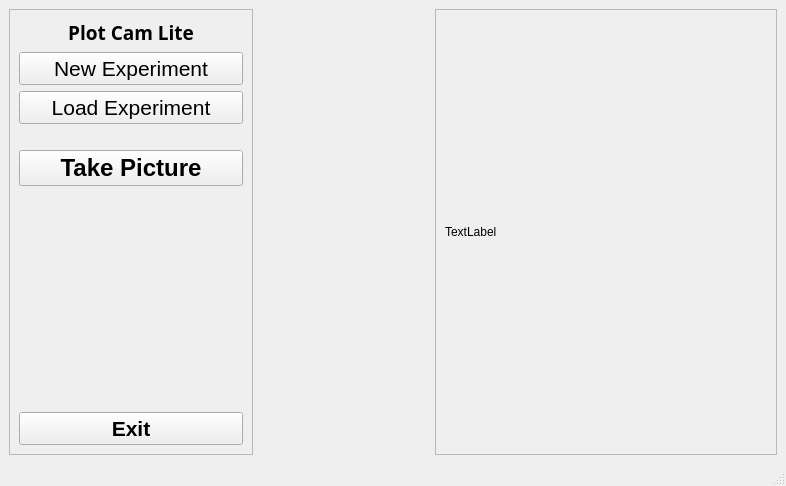
<?xml version="1.0" encoding="UTF-8"?>
<ui version="4.0">
 <class>MainWindow</class>
 <widget class="QMainWindow" name="MainWindow">
  <property name="geometry">
   <rect>
    <x>0</x>
    <y>0</y>
    <width>786</width>
    <height>486</height>
   </rect>
  </property>
  <property name="sizePolicy">
   <sizepolicy hsizetype="Fixed" vsizetype="Fixed">
    <horstretch>0</horstretch>
    <verstretch>0</verstretch>
   </sizepolicy>
  </property>
  <property name="windowTitle">
   <string>MainWindow</string>
  </property>
  <widget class="QWidget" name="centralwidget">
   <layout class="QVBoxLayout" name="verticalLayout_3">
    <item>
     <layout class="QGridLayout" name="gridLayout">
      <item row="0" column="0">
       <layout class="QHBoxLayout" name="horizontalLayout">
        <item>
         <widget class="QFrame" name="frame_2">
          <property name="sizePolicy">
           <sizepolicy hsizetype="Expanding" vsizetype="Preferred">
            <horstretch>0</horstretch>
            <verstretch>0</verstretch>
           </sizepolicy>
          </property>
          <property name="frameShape">
           <enum>QFrame::StyledPanel</enum>
          </property>
          <property name="frameShadow">
           <enum>QFrame::Sunken</enum>
          </property>
          <property name="lineWidth">
           <number>2</number>
          </property>
          <layout class="QVBoxLayout" name="verticalLayout_2">
           <item>
            <layout class="QVBoxLayout" name="verticalLayout">
             <item>
              <widget class="QLabel" name="label_2">
               <property name="sizePolicy">
                <sizepolicy hsizetype="Preferred" vsizetype="Fixed">
                 <horstretch>0</horstretch>
                 <verstretch>0</verstretch>
                </sizepolicy>
               </property>
               <property name="font">
                <font>
                 <family>Segoe UI Semibold</family>
                 <pointsize>14</pointsize>
                 <weight>75</weight>
                 <bold>true</bold>
                </font>
               </property>
               <property name="cursor">
                <cursorShape>SizeHorCursor</cursorShape>
               </property>
               <property name="text">
                <string>Plot Cam Lite</string>
               </property>
               <property name="alignment">
                <set>Qt::AlignCenter</set>
               </property>
              </widget>
             </item>
             <item>
              <widget class="QPushButton" name="new_file_button">
               <property name="font">
                <font>
                 <pointsize>16</pointsize>
                </font>
               </property>
               <property name="text">
                <string>New Experiment</string>
               </property>
              </widget>
             </item>
             <item>
              <widget class="QPushButton" name="load_experiment_button">
               <property name="font">
                <font>
                 <pointsize>16</pointsize>
                </font>
               </property>
               <property name="text">
                <string>Load Experiment</string>
               </property>
              </widget>
             </item>
             <item>
              <widget class="QLabel" name="file_name_label">
               <property name="sizePolicy">
                <sizepolicy hsizetype="Preferred" vsizetype="Fixed">
                 <horstretch>0</horstretch>
                 <verstretch>0</verstretch>
                </sizepolicy>
               </property>
               <property name="text">
                <string/>
               </property>
              </widget>
             </item>
             <item>
              <widget class="QPushButton" name="take_picture_button">
               <property name="font">
                <font>
                 <pointsize>18</pointsize>
                 <weight>75</weight>
                 <bold>true</bold>
                </font>
               </property>
               <property name="text">
                <string>Take Picture</string>
               </property>
              </widget>
             </item>
             <item>
              <widget class="QLabel" name="plot_number_label">
               <property name="sizePolicy">
                <sizepolicy hsizetype="Preferred" vsizetype="Fixed">
                 <horstretch>0</horstretch>
                 <verstretch>0</verstretch>
                </sizepolicy>
               </property>
               <property name="text">
                <string/>
               </property>
              </widget>
             </item>
             <item>
              <widget class="QLabel" name="camera_level_label">
               <property name="sizePolicy">
                <sizepolicy hsizetype="Preferred" vsizetype="Fixed">
                 <horstretch>0</horstretch>
                 <verstretch>0</verstretch>
                </sizepolicy>
               </property>
               <property name="font">
                <font>
                 <pointsize>16</pointsize>
                </font>
               </property>
               <property name="text">
                <string/>
               </property>
              </widget>
             </item>
             <item>
              <widget class="QWidget" name="target_widget" native="true"/>
             </item>
             <item>
              <widget class="QPushButton" name="exit_button">
               <property name="font">
                <font>
                 <pointsize>16</pointsize>
                 <weight>75</weight>
                 <bold>true</bold>
                </font>
               </property>
               <property name="text">
                <string>Exit</string>
               </property>
              </widget>
             </item>
            </layout>
           </item>
          </layout>
         </widget>
        </item>
        <item>
         <spacer name="horizontalSpacer">
          <property name="orientation">
           <enum>Qt::Horizontal</enum>
          </property>
          <property name="sizeType">
           <enum>QSizePolicy::Minimum</enum>
          </property>
          <property name="sizeHint" stdset="0">
           <size>
            <width>176</width>
            <height>20</height>
           </size>
          </property>
         </spacer>
        </item>
        <item>
         <widget class="QFrame" name="frame">
          <property name="minimumSize">
           <size>
            <width>342</width>
            <height>423</height>
           </size>
          </property>
          <property name="frameShape">
           <enum>QFrame::StyledPanel</enum>
          </property>
          <property name="frameShadow">
           <enum>QFrame::Raised</enum>
          </property>
          <layout class="QGridLayout" name="gridLayout_3">
           <item row="0" column="0">
            <layout class="QGridLayout" name="gridLayout_2">
             <item row="0" column="0">
              <widget class="QLabel" name="camera_label">
               <property name="sizePolicy">
                <sizepolicy hsizetype="Preferred" vsizetype="Preferred">
                 <horstretch>0</horstretch>
                 <verstretch>0</verstretch>
                </sizepolicy>
               </property>
               <property name="minimumSize">
                <size>
                 <width>244</width>
                 <height>401</height>
                </size>
               </property>
               <property name="text">
                <string>TextLabel</string>
               </property>
              </widget>
             </item>
            </layout>
           </item>
           <item row="0" column="1">
            <spacer name="horizontalSpacer_2">
             <property name="orientation">
              <enum>Qt::Horizontal</enum>
             </property>
             <property name="sizeType">
              <enum>QSizePolicy::Preferred</enum>
             </property>
             <property name="sizeHint" stdset="0">
              <size>
               <width>70</width>
               <height>20</height>
              </size>
             </property>
            </spacer>
           </item>
          </layout>
         </widget>
        </item>
       </layout>
      </item>
     </layout>
    </item>
   </layout>
  </widget>
  <widget class="QMenuBar" name="menubar">
   <property name="geometry">
    <rect>
     <x>0</x>
     <y>0</y>
     <width>786</width>
     <height>21</height>
    </rect>
   </property>
  </widget>
  <widget class="QStatusBar" name="statusbar"/>
 </widget>
 <resources/>
 <connections/>
</ui>
